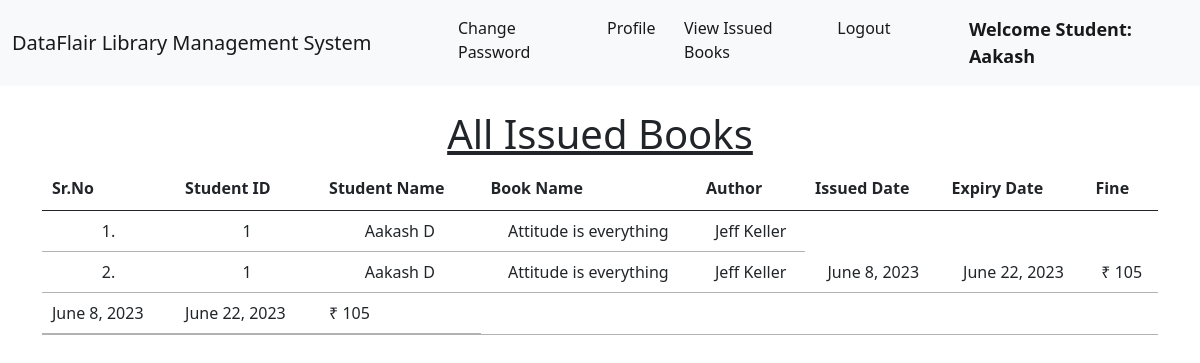
Screenshot of /student_issued_books/ (signed in) with the database file from the repository.
### library/models.py (models this page shows, shortened)
class Book(models.Model):
    name = models.CharField(max_length=200)
    author = models.CharField(max_length=200)
    isbn = models.PositiveIntegerField()
    category = models.CharField(max_length=50)

class IssuedBook(models.Model):
    student_id = models.CharField(max_length=100, blank=True)
    isbn = models.CharField(max_length=13)
    issued_date = models.DateField(auto_now=True)
    expiry_date = models.DateField(default=expiry)

### library/views.py (the view)
# urls.py: path("student_issued_books/", views.student_issued_books, name="student_issued_books"),
@login_required(login_url = '/student_login')
def student_issued_books(request):
    student = Student.objects.filter(user_id=request.user.id)
    issuedBooks = IssuedBook.objects.filter(student_id=student[0].user_id)
    li1 = []
    li2 = []
    for i in issuedBooks:
        books = Book.objects.filter(isbn=i.isbn)
        for book in books:
            t=(request.user.id, request.user.get_full_name, book.name,book.author)
            li1.append(t)
        days=(date.today()-i.issued_date)
        d=days.days
        fine=0
        if d>15:
            day=d-14
            fine=day*5
        t=(issuedBooks[0].issued_date, issuedBooks[0].expiry_date, fine)
        li2.append(t)
    return render(request,'student_issued_books.html',{'li1':li1, 'li2':li2})

### library/templates/student_issued_books.html (shortened to what this page needs)
{% extends 'student_navbar.html' %}
{% load static %}
{% block body %}
<div class="container mt-4">
    <h1 class="text-center"><u>All Issued Books</u></h1>
    <table class="table table-hover" id="example">
        <thead>
            <tr class="text-center">
                <th>Sr.No</th>
                <th>Student ID</th>
                <th>Student Name</th>
                <th>Book Name</th>
                <th>Author</th>
                <th>Issued Date</th>
                <th>Expiry Date</th>
                <th>Fine</th>
            </tr>
        </thead>
        <tbody>
            {% for i in li1 %}
            <tr class="text-center">
                <td>{{forloop.counter}}.</td>
                <td>{{i.0}}</td>
                <td>{{i.1}}</td>
                <td>{{i.2}}</td>
                <td>{{i.3}}</td>
                {% endfor %}
                {% for i in li2 %}
                <td>{{i.0}}</td>
                <td>{{i.1}}</td>
                <td>₹ {{i.2}}</td>
            </tr>
            {% endfor %}
        </tbody>
    </table>
    </div>
{% endblock %}

### library/templates/student_navbar.html (shortened to what this page needs)
<!doctype html>
<html lang="en">
  <head>
    <link href="https://cdn.jsdelivr.net/npm/bootstrap@5.1.0/dist/css/bootstrap.min.css" rel="stylesheet">
    <link rel="stylesheet" href="https://cdn.datatables.net/1.10.25/css/jquery.dataTables.min.css">
    <link rel="stylesheet" href="https://cdn.datatables.net/buttons/1.7.1/css/buttons.dataTables.min.css">
  </head>
  <body>
    <nav class="navbar navbar-expand-lg navbar-light bg-light sticky-top">
        <div class="container-fluid">
          <a class="navbar-brand" href="#">DataFlair Library Management System</a>
          <div class="collapse navbar-collapse" id="navbarSupportedContent">
            <ul class="navbar-nav me-auto mb-2 mb-lg-0">
              <li class="nav-item">
                <a class="nav-link active" aria-current="page" href="/change_password/">Change Password</a>
              </li>
              <li class="nav-item">
                <a class="nav-link active" aria-current="page" href="/profile/">Profile</a>
              </li>
              <li class="nav-item">
                <a class="nav-link active" aria-current="page" href="/student_issued_books/">View Issued Books</a>
              </li>
              <li class="nav-item">
                <a class="nav-link active" aria-current="page" href="/logout/">Logout</a>
              </li>
              <li class="nav-item">
                <a style="font-weight:600; font-family:'Segoe UI', Tahoma, Geneva, Verdana, sans-serif; font-size: large;" class="nav-link active" href="#">Welcome Student: {{request.user}}</a>
              </li>
            </ul>
          </div>
        </div>
      </nav>
      {% block body %}
      {% endblock %}
  </body>
</html>

### rows the page displays
Book: name "Attitude is everything" "Attitude is everything", author "Jeff Keller" "Jeff Keller"
IssuedBook: issued_date "June 8, 2023" "June 8, 2023", expiry_date "June 22, 2023" "June 22, 2023"

### other values shown
{{ request.user }} "Aakash"
{{ i.0 }} "1" "1"
{{ i.1 }} "Aakash D" "Aakash D"
{{ i.2 }} "105" "105"
